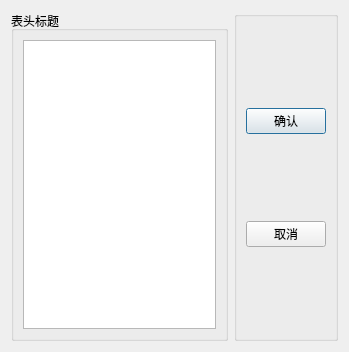
<?xml version="1.0" encoding="UTF-8"?>
<ui version="4.0">
 <class>headerset_dialog</class>
 <widget class="QDialog" name="headerset_dialog">
  <property name="geometry">
   <rect>
    <x>0</x>
    <y>0</y>
    <width>349</width>
    <height>352</height>
   </rect>
  </property>
  <property name="windowTitle">
   <string>headerset_dialog</string>
  </property>
  <layout class="QGridLayout" name="gridLayout_3">
   <item row="0" column="0">
    <widget class="QGroupBox" name="groupBox">
     <property name="title">
      <string>表头标题</string>
     </property>
     <layout class="QGridLayout" name="gridLayout">
      <item row="0" column="0">
       <widget class="QListView" name="listView"/>
      </item>
     </layout>
    </widget>
   </item>
   <item row="0" column="1">
    <widget class="QGroupBox" name="groupBox_2">
     <property name="title">
      <string/>
     </property>
     <layout class="QGridLayout" name="gridLayout_2">
      <item row="0" column="0">
       <spacer name="verticalSpacer">
        <property name="orientation">
         <enum>Qt::Vertical</enum>
        </property>
        <property name="sizeHint" stdset="0">
         <size>
          <width>20</width>
          <height>71</height>
         </size>
        </property>
       </spacer>
      </item>
      <item row="1" column="0">
       <widget class="QPushButton" name="pushButtonOk">
        <property name="text">
         <string>确认</string>
        </property>
       </widget>
      </item>
      <item row="2" column="0">
       <spacer name="verticalSpacer_2">
        <property name="orientation">
         <enum>Qt::Vertical</enum>
        </property>
        <property name="sizeHint" stdset="0">
         <size>
          <width>20</width>
          <height>71</height>
         </size>
        </property>
       </spacer>
      </item>
      <item row="3" column="0">
       <widget class="QPushButton" name="pushButtonCancel">
        <property name="text">
         <string>取消</string>
        </property>
       </widget>
      </item>
      <item row="4" column="0">
       <spacer name="verticalSpacer_3">
        <property name="orientation">
         <enum>Qt::Vertical</enum>
        </property>
        <property name="sizeHint" stdset="0">
         <size>
          <width>20</width>
          <height>71</height>
         </size>
        </property>
       </spacer>
      </item>
     </layout>
    </widget>
   </item>
  </layout>
 </widget>
 <resources/>
 <connections>
  <connection>
   <sender>pushButtonOk</sender>
   <signal>clicked()</signal>
   <receiver>headerset_dialog</receiver>
   <slot>accept()</slot>
   <hints>
    <hint type="sourcelabel">
     <x>279</x>
     <y>117</y>
    </hint>
    <hint type="destinationlabel">
     <x>174</x>
     <y>175</y>
    </hint>
   </hints>
  </connection>
  <connection>
   <sender>pushButtonCancel</sender>
   <signal>clicked()</signal>
   <receiver>headerset_dialog</receiver>
   <slot>reject()</slot>
   <hints>
    <hint type="sourcelabel">
     <x>279</x>
     <y>233</y>
    </hint>
    <hint type="destinationlabel">
     <x>174</x>
     <y>175</y>
    </hint>
   </hints>
  </connection>
 </connections>
</ui>
